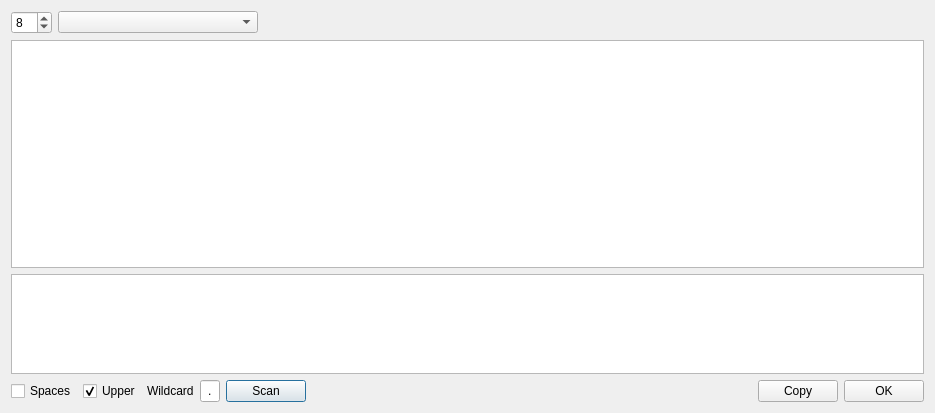
<?xml version="1.0" encoding="UTF-8"?>
<ui version="4.0">
 <class>DialogMultiDisasmSignature</class>
 <widget class="QDialog" name="DialogMultiDisasmSignature">
  <property name="windowModality">
   <enum>Qt::ApplicationModal</enum>
  </property>
  <property name="geometry">
   <rect>
    <x>0</x>
    <y>0</y>
    <width>935</width>
    <height>413</height>
   </rect>
  </property>
  <property name="windowTitle">
   <string>Signature</string>
  </property>
  <property name="modal">
   <bool>true</bool>
  </property>
  <layout class="QVBoxLayout" name="verticalLayout">
   <item>
    <layout class="QHBoxLayout" name="horizontalLayout">
     <item>
      <widget class="QSpinBox" name="spinBoxCount">
       <property name="minimum">
        <number>1</number>
       </property>
       <property name="maximum">
        <number>20</number>
       </property>
       <property name="value">
        <number>8</number>
       </property>
      </widget>
     </item>
     <item>
      <widget class="QComboBox" name="comboBoxMethod">
       <property name="minimumSize">
        <size>
         <width>200</width>
         <height>0</height>
        </size>
       </property>
      </widget>
     </item>
     <item>
      <spacer name="horizontalSpacer">
       <property name="orientation">
        <enum>Qt::Horizontal</enum>
       </property>
       <property name="sizeHint" stdset="0">
        <size>
         <width>40</width>
         <height>20</height>
        </size>
       </property>
      </spacer>
     </item>
    </layout>
   </item>
   <item>
    <widget class="QTableWidget" name="tableWidgetSignature">
     <property name="editTriggers">
      <set>QAbstractItemView::NoEditTriggers</set>
     </property>
     <property name="selectionMode">
      <enum>QAbstractItemView::SingleSelection</enum>
     </property>
     <property name="selectionBehavior">
      <enum>QAbstractItemView::SelectRows</enum>
     </property>
     <attribute name="horizontalHeaderVisible">
      <bool>false</bool>
     </attribute>
     <attribute name="verticalHeaderVisible">
      <bool>false</bool>
     </attribute>
     <attribute name="verticalHeaderMinimumSectionSize">
      <number>20</number>
     </attribute>
     <attribute name="verticalHeaderDefaultSectionSize">
      <number>20</number>
     </attribute>
    </widget>
   </item>
   <item>
    <widget class="QTextEdit" name="textEditSignature">
     <property name="maximumSize">
      <size>
       <width>16777215</width>
       <height>100</height>
      </size>
     </property>
     <property name="readOnly">
      <bool>true</bool>
     </property>
     <property name="html">
      <string notr="true">&lt;!DOCTYPE HTML PUBLIC &quot;-//W3C//DTD HTML 4.0//EN&quot; &quot;http://www.w3.org/TR/REC-html40/strict.dtd&quot;&gt;
&lt;html&gt;&lt;head&gt;&lt;meta name=&quot;qrichtext&quot; content=&quot;1&quot; /&gt;&lt;style type=&quot;text/css&quot;&gt;
p, li { white-space: pre-wrap; }
&lt;/style&gt;&lt;/head&gt;&lt;body style=&quot; font-family:'Ubuntu'; font-size:11pt; font-weight:400; font-style:normal;&quot;&gt;
&lt;p style=&quot;-qt-paragraph-type:empty; margin-top:0px; margin-bottom:0px; margin-left:0px; margin-right:0px; -qt-block-indent:0; text-indent:0px; font-family:'MS Shell Dlg 2'; font-size:8.25pt;&quot;&gt;&lt;br /&gt;&lt;/p&gt;&lt;/body&gt;&lt;/html&gt;</string>
     </property>
    </widget>
   </item>
   <item>
    <layout class="QHBoxLayout" name="horizontalLayout_2">
     <item>
      <widget class="QCheckBox" name="checkBoxSpaces">
       <property name="text">
        <string>Spaces</string>
       </property>
      </widget>
     </item>
     <item>
      <widget class="QCheckBox" name="checkBoxUpper">
       <property name="text">
        <string>Upper</string>
       </property>
       <property name="checked">
        <bool>true</bool>
       </property>
      </widget>
     </item>
     <item>
      <widget class="QLabel" name="labelWildcard">
       <property name="text">
        <string>Wildcard</string>
       </property>
      </widget>
     </item>
     <item>
      <widget class="QLineEdit" name="lineEditWildcard">
       <property name="maximumSize">
        <size>
         <width>20</width>
         <height>16777215</height>
        </size>
       </property>
       <property name="text">
        <string notr="true">.</string>
       </property>
       <property name="maxLength">
        <number>1</number>
       </property>
       <property name="alignment">
        <set>Qt::AlignCenter</set>
       </property>
      </widget>
     </item>
     <item>
      <widget class="QPushButton" name="pushButtonScan">
       <property name="text">
        <string>Scan</string>
       </property>
      </widget>
     </item>
     <item>
      <spacer name="horizontalSpacer_2">
       <property name="orientation">
        <enum>Qt::Horizontal</enum>
       </property>
       <property name="sizeHint" stdset="0">
        <size>
         <width>40</width>
         <height>20</height>
        </size>
       </property>
      </spacer>
     </item>
     <item>
      <widget class="QPushButton" name="pushButtonCopy">
       <property name="text">
        <string>Copy</string>
       </property>
      </widget>
     </item>
     <item>
      <widget class="QPushButton" name="pushButtonOK">
       <property name="text">
        <string>OK</string>
       </property>
      </widget>
     </item>
    </layout>
   </item>
  </layout>
 </widget>
 <resources/>
 <connections/>
</ui>
